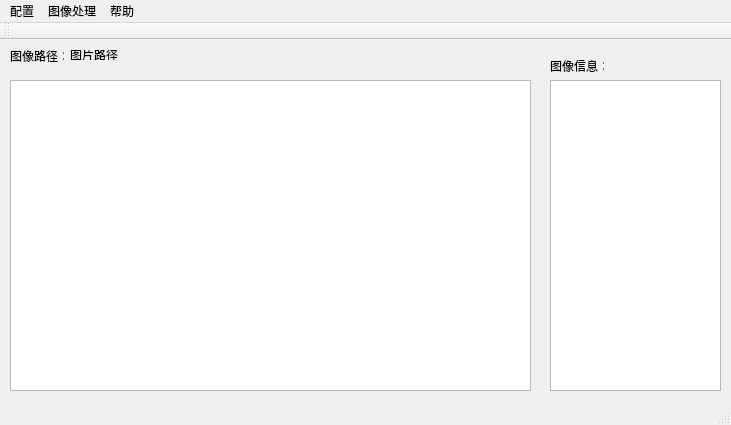
<?xml version="1.0" encoding="UTF-8"?>
<ui version="4.0">
 <class>MainWindow</class>
 <widget class="QMainWindow" name="MainWindow">
  <property name="geometry">
   <rect>
    <x>0</x>
    <y>0</y>
    <width>731</width>
    <height>425</height>
   </rect>
  </property>
  <property name="windowTitle">
   <string>MainWindow</string>
  </property>
  <widget class="QWidget" name="centralWidget">
   <widget class="QLabel" name="label">
    <property name="geometry">
     <rect>
      <x>10</x>
      <y>10</y>
      <width>54</width>
      <height>12</height>
     </rect>
    </property>
    <property name="text">
     <string>图像路径：</string>
    </property>
   </widget>
   <widget class="QLabel" name="labelPath">
    <property name="geometry">
     <rect>
      <x>70</x>
      <y>10</y>
      <width>381</width>
      <height>10</height>
     </rect>
    </property>
    <property name="text">
     <string>图片路径</string>
    </property>
   </widget>
   <widget class="QGraphicsView" name="graphicsView">
    <property name="geometry">
     <rect>
      <x>10</x>
      <y>40</y>
      <width>521</width>
      <height>311</height>
     </rect>
    </property>
   </widget>
   <widget class="QLabel" name="label_3">
    <property name="geometry">
     <rect>
      <x>550</x>
      <y>20</y>
      <width>54</width>
      <height>12</height>
     </rect>
    </property>
    <property name="text">
     <string>图像信息：</string>
    </property>
   </widget>
   <widget class="QTextBrowser" name="textBrowser">
    <property name="geometry">
     <rect>
      <x>550</x>
      <y>40</y>
      <width>171</width>
      <height>311</height>
     </rect>
    </property>
   </widget>
  </widget>
  <widget class="QMenuBar" name="menuBar">
   <property name="geometry">
    <rect>
     <x>0</x>
     <y>0</y>
     <width>731</width>
     <height>23</height>
    </rect>
   </property>
   <widget class="QMenu" name="menuConfig">
    <property name="title">
     <string>配置</string>
    </property>
    <addaction name="actionImageFolder"/>
   </widget>
   <widget class="QMenu" name="menuProcess">
    <property name="title">
     <string>图像处理</string>
    </property>
    <addaction name="actionDuplicateRemoval"/>
    <addaction name="separator"/>
    <addaction name="actionautoWallpaper"/>
   </widget>
   <widget class="QMenu" name="menuAbout">
    <property name="title">
     <string>帮助</string>
    </property>
    <addaction name="actionhomepage"/>
    <addaction name="separator"/>
    <addaction name="actionabout"/>
   </widget>
   <addaction name="menuConfig"/>
   <addaction name="menuProcess"/>
   <addaction name="menuAbout"/>
  </widget>
  <widget class="QToolBar" name="mainToolBar">
   <attribute name="toolBarArea">
    <enum>TopToolBarArea</enum>
   </attribute>
   <attribute name="toolBarBreak">
    <bool>false</bool>
   </attribute>
  </widget>
  <widget class="QStatusBar" name="statusBar"/>
  <action name="actionImageFolder">
   <property name="text">
    <string>图片搜索路径</string>
   </property>
  </action>
  <action name="actionhomepage">
   <property name="text">
    <string>帮助</string>
   </property>
  </action>
  <action name="actionabout">
   <property name="text">
    <string>关于</string>
   </property>
  </action>
  <action name="actionDuplicateRemoval">
   <property name="text">
    <string>去重</string>
   </property>
  </action>
  <action name="actionautoWallpaper">
   <property name="text">
    <string>自动设置桌面</string>
   </property>
  </action>
 </widget>
 <layoutdefault spacing="6" margin="11"/>
 <resources/>
 <connections/>
</ui>
